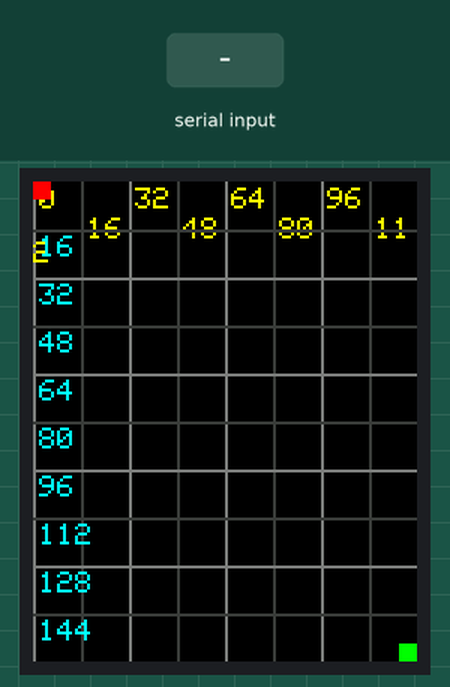
This sketch was run on a simulated ESP32. On the bench: 128×160 colour display. The test bench sets the inputs (shaded band). What the sketch prints to the serial monitor is not drawn.

Above: at 1.7 s.
1.8 s: "n90\n" received over Serial
At 3.0 s:
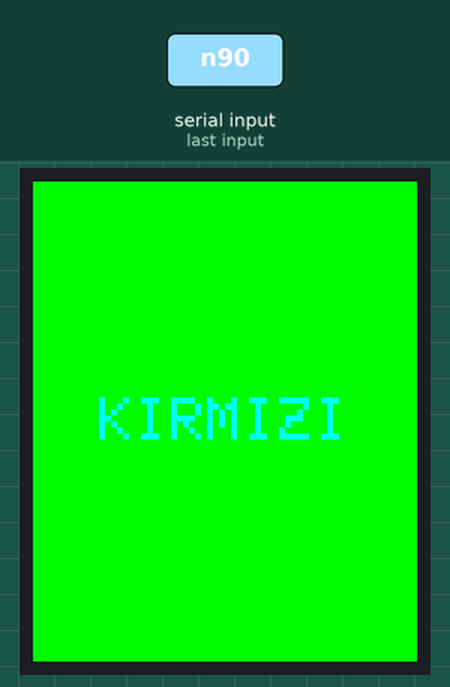
3.3 s: "n,45\n" received over Serial
At 4.4 s:
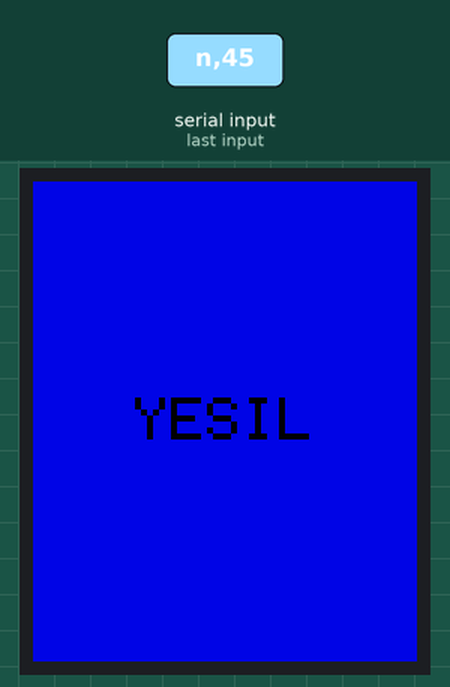
4.8 s: "n" received over Serial
At 5.5 s:
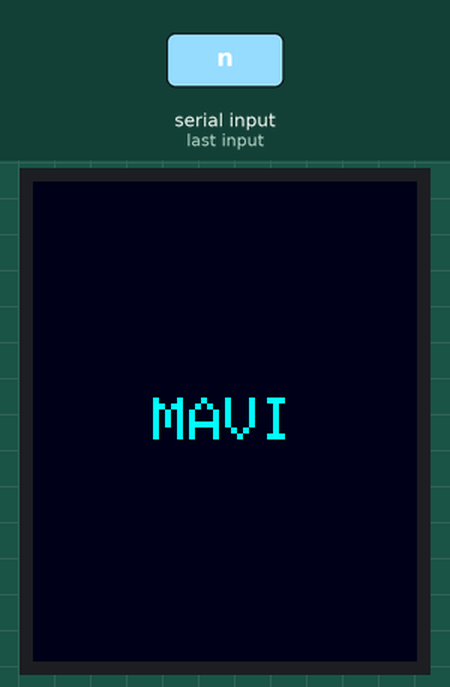
6.3 s: "n90\n" received over Serial
At 6.7 s:
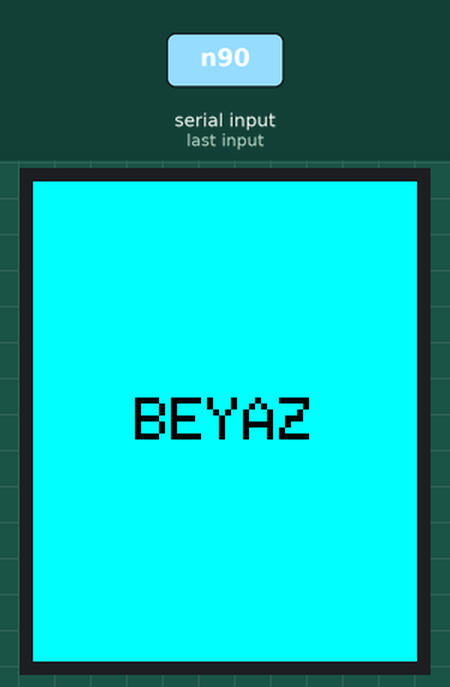
7.8 s: "n,45\n" received over Serial
At 8.6 s:
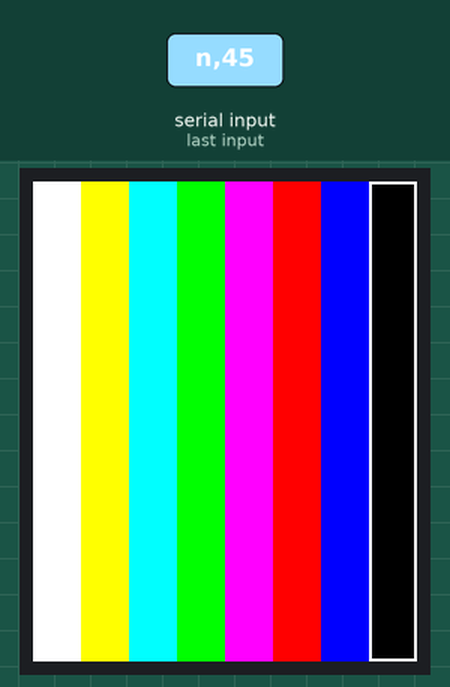
9.3 s: "n" received over Serial
At 10.2 s:
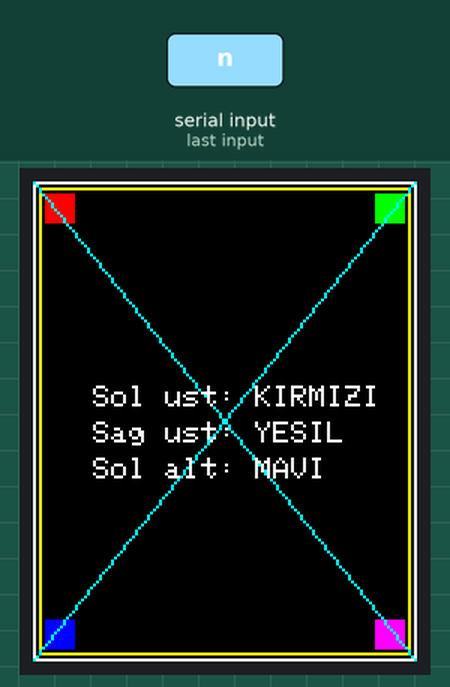
Timing chart, 0 to 11.8 s (numbered marks = the images above; inputs shaded):
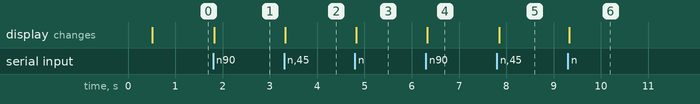

The sketch:

ekran_test_lovyan.ino
```cpp
/*
  ST7735S 1.8" (128x160) EKRAN TEST - LovyanGFX KÜTÜPHANESİ
  ----------------------------------------------------------
  Kütüphane: Arduino Library Manager'dan "LovyanGFX" (lovyan03) kur.

  Pinler: CS=15  RESET=4  A0(DC)=2  SCK=18  SDA(MOSI)=23

  Serial Monitor: 115200 baud, alt satır ayarı: "Newline" (Yeni satır)

  Cetvel deseniyle açılır: sol üst KIRMIZI, sağ alt YESIL kare görünmeli,
  çizgiler ve piksel numaraları tüm ekranı kaplamalı.

  KOMUTLAR (harf, sonra Enter):
    X = kolon ofseti +8     Y = satır ofseti +8
    x = kolon ofseti +1     y = satır ofseti +1
    k32 = kolon ofseti 32   s0 = satır ofseti 0   (sayıyı sen yaz)
    z = ofsetleri sıfırla
    o = ayna/yön ayarı (offset_rotation 0..7, 4-7 aynalı)
    g = RGB/BGR sırası      i = renkleri ters çevir
    f = bellek boyutu: 132x162 <-> 128x160
    r = döndür              n = sonraki desen
    h = yardım
*/

#define LGFX_USE_V1
#include <LovyanGFX.hpp>

class LGFX : public lgfx::LGFX_Device {
 public:
  lgfx::Panel_ST7735S _panel;
  lgfx::Bus_SPI       _bus;

  LGFX() {
    {
      auto cfg = _bus.config();
      cfg.spi_host   = VSPI_HOST;
      cfg.spi_mode   = 0;
      cfg.freq_write = 8000000;     // 8 MHz, güvenli
      cfg.freq_read  = 0;
      cfg.spi_3wire  = false;
      cfg.use_lock   = true;
      cfg.dma_channel = SPI_DMA_CH_AUTO;
      cfg.pin_sclk = 18;
      cfg.pin_mosi = 23;
      cfg.pin_miso = -1;
      cfg.pin_dc   = 2;
      _bus.config(cfg);
      _panel.setBus(&_bus);
    }
    {
      auto cfg = _panel.config();
      cfg.pin_cs   = 15;
      cfg.pin_rst  = 4;
      cfg.pin_busy = -1;
      cfg.panel_width   = 128;
      cfg.panel_height  = 160;
      cfg.memory_width  = 132;
      cfg.memory_height = 162;
      cfg.offset_x = 0;
      cfg.offset_y = 0;
      cfg.offset_rotation = 0;
      cfg.readable   = false;
      cfg.invert     = false;
      cfg.rgb_order  = false;
      cfg.dlen_16bit = false;
      cfg.bus_shared = false;
      _panel.config(cfg);
    }
    setPanel(&_panel);
  }
};

LGFX lcd;

int  offX = 0, offY = 0, offRot = 0, rot = 0;
bool inv = false, rgbOrder = false, bigMem = true;
int  pattern = 6;                      // cetvelle başla
const int PATTERN_COUNT = 7;
const char* patternNames[PATTERN_COUNT] = {
  "1) Kirmizi", "2) Yesil", "3) Mavi", "4) Beyaz",
  "5) Renk cubuklari", "6) Cerceve", "7) CETVEL"
};

void printHelp() {
  Serial.println();
  Serial.println("=== EKRAN TEST (LovyanGFX) ===");
  Serial.println("X/Y=ofset+8  x/y=+1  k32/s0=tam deger  z=sifirla");
  Serial.println("o=ayna/yon  g=RGB/BGR  i=invert  f=bellek 132x162/128x160");
  Serial.println("r=dondur  n=desen  h=yardim");
}

void printInfo() {
  Serial.printf("[OfsetX=%d OfsetY=%d | offset_rotation=%d | rot=%d | BGR=%s | invert=%s | bellek=%s | Desen: %s]\n",
                offX, offY, offRot, rot, rgbOrder ? "EVET" : "hayir", inv ? "EVET" : "hayir",
                bigMem ? "132x162" : "128x160", patternNames[pattern]);
}

void applyCfg() {
  auto cfg = lcd._panel.config();
  cfg.offset_x = offX;
  cfg.offset_y = offY;
  cfg.offset_rotation = offRot;
  cfg.invert = inv;
  cfg.rgb_order = rgbOrder;
  cfg.memory_width  = bigMem ? 132 : 128;
  cfg.memory_height = bigMem ? 162 : 160;
  lcd._panel.config(cfg);
  lcd.init();
  lcd.setRotation(rot);
  lcd.fillScreen(0x0000);
}

void fillLabel(uint32_t bg, const char* text, uint32_t fg) {
  lcd.fillScreen(bg);
  lcd.setTextSize(2);
  lcd.setTextColor(fg);
  int tw = strlen(text) * 12;
  lcd.setCursor((lcd.width() - tw) / 2, lcd.height() / 2 - 8);
  lcd.print(text);
}

void drawPattern(int p) {
  int w = lcd.width(), h = lcd.height();
  switch (p) {
    case 0: fillLabel(0xF800, "KIRMIZI", 0xFFFF); break;
    case 1: fillLabel(0x07E0, "YESIL",   0x0000); break;
    case 2: fillLabel(0x001F, "MAVI",    0xFFFF); break;
    case 3: fillLabel(0xFFFF, "BEYAZ",   0x0000); break;

    case 4: {
      uint16_t cols[8] = {0xFFFF, 0xFFE0, 0x07FF, 0x07E0, 0xF81F, 0xF800, 0x001F, 0x0000};
      lcd.fillScreen(0x0000);
      int bw = w / 8;
      for (int i = 0; i < 8; i++) lcd.fillRect(i * bw, 0, bw, h, cols[i]);
      lcd.drawRect(7 * bw, 0, bw, h, 0xFFFF);
      break;
    }

    case 5: {
      lcd.fillScreen(0x0000);
      lcd.drawRect(0, 0, w, h, 0xFFFF);
      lcd.drawRect(2, 2, w - 4, h - 4, 0xFFE0);
      lcd.fillRect(4, 4, 10, 10, 0xF800);
      lcd.fillRect(w - 14, 4, 10, 10, 0x07E0);
      lcd.fillRect(4, h - 14, 10, 10, 0x001F);
      lcd.fillRect(w - 14, h - 14, 10, 10, 0xF81F);
      lcd.drawLine(0, 0, w - 1, h - 1, 0x07FF);
      lcd.drawLine(w - 1, 0, 0, h - 1, 0x07FF);
      lcd.setTextSize(1);
      lcd.setTextColor(0xFFFF);
      lcd.setCursor(20, h / 2 - 12); lcd.print("Sol ust: KIRMIZI");
      lcd.setCursor(20, h / 2);      lcd.print("Sag ust: YESIL");
      lcd.setCursor(20, h / 2 + 12); lcd.print("Sol alt: MAVI");
      break;
    }

    case 6: {   // CETVEL
      lcd.fillScreen(0x0000);
      lcd.setTextSize(1);
      for (int x = 0; x < w; x += 16) {
        lcd.drawFastVLine(x, 0, h, (x % 32 == 0) ? 0x7BEF : 0x39E7);
        lcd.setTextColor(0xFFE0);
        lcd.setCursor(x + 2, 2 + ((x / 16) % 2) * 10);
        lcd.print(x);
      }
      for (int y = 16; y < h; y += 16) {
        lcd.drawFastHLine(0, y, w, (y % 32 == 0) ? 0x7BEF : 0x39E7);
        lcd.setTextColor(0x07FF);
        lcd.setCursor(2, y + 2);
        lcd.print(y);
      }
      lcd.fillRect(0, 0, 6, 6, 0xF800);
      lcd.fillRect(w - 6, h - 6, 6, 6, 0x07E0);
      break;
    }
  }
}

void setup() {
  Serial.begin(115200);
  Serial.setTimeout(150);
  delay(300);
  lcd.init();
  lcd.setRotation(rot);
  lcd.fillScreen(0x0000);
  printHelp();
  drawPattern(pattern);
  printInfo();
}

void loop() {
  while (Serial.available()) {
    char c = Serial.read();
    bool redraw = true, known = true, reinit = false;
    switch (c) {
      case 'n': pattern = (pattern + 1) % PATTERN_COUNT; break;
      case 'x': offX = (offX + 1) % 64; reinit = true; break;
      case 'y': offY = (offY + 1) % 64; reinit = true; break;
      case 'X': offX = (offX + 8) % 64; reinit = true; break;
      case 'Y': offY = (offY + 8) % 64; reinit = true; break;
      case 'k': offX = constrain(Serial.parseInt(), 0, 63); reinit = true; break;
      case 's': offY = constrain(Serial.parseInt(), 0, 63); reinit = true; break;
      case 'z': offX = offY = 0; reinit = true; break;
      case 'o': offRot = (offRot + 1) % 8; reinit = true; break;
      case 'g': rgbOrder = !rgbOrder; reinit = true; break;
      case 'i': inv = !inv; reinit = true; break;
      case 'f': bigMem = !bigMem; reinit = true; break;
      case 'r': rot = (rot + 1) % 4; lcd.setRotation(rot); lcd.fillScreen(0x0000); break;
      case 'h': printHelp(); redraw = false; break;
      default:  redraw = false; known = false; break;
    }
    if (reinit) applyCfg();
    if (redraw) drawPattern(pattern);
    if (known && c != 'h') printInfo();
  }
}
```

Measured:
- after the input at 1.8 s, the display: changes at once (image 1)
- after the input at 3.3 s, the display: changes at once (image 2)
- after the input at 4.8 s, the display: changes at once (image 3)
- after the input at 6.3 s, the display: changes at once (image 4)
- after the input at 7.8 s, the display: changes after 0.05 s (image 5)
- after the input at 9.3 s, the display: changes at once (image 6)
